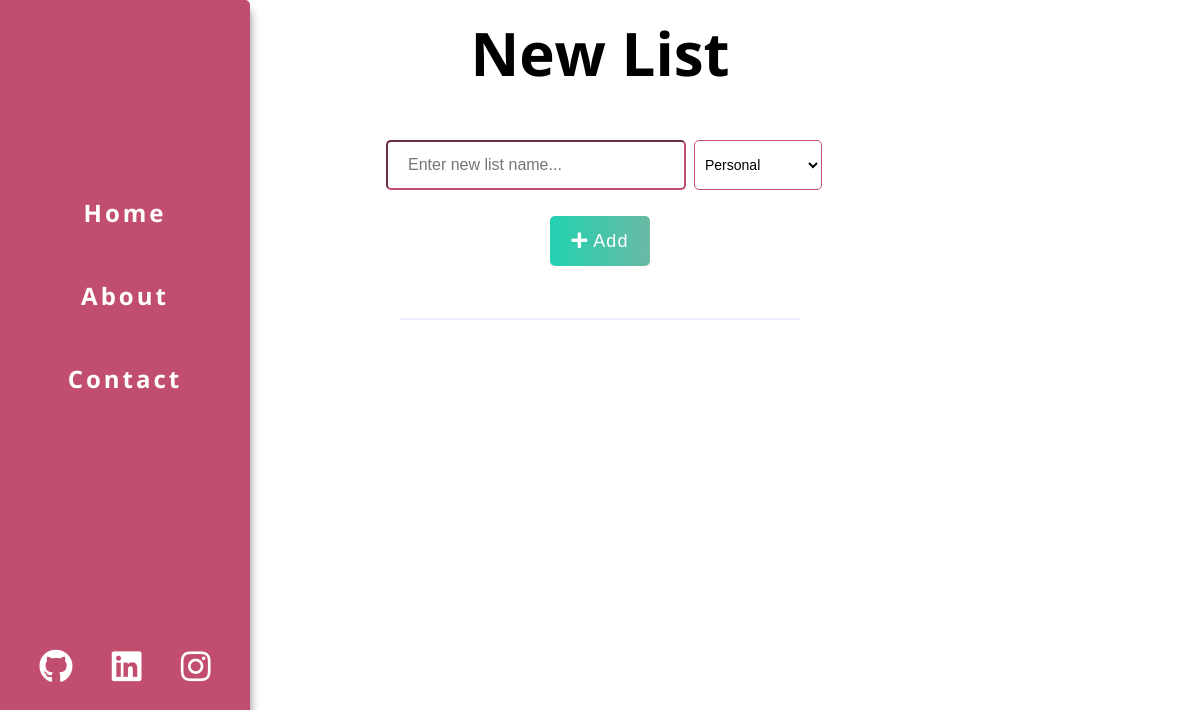
The app's page / (signed in), older data.
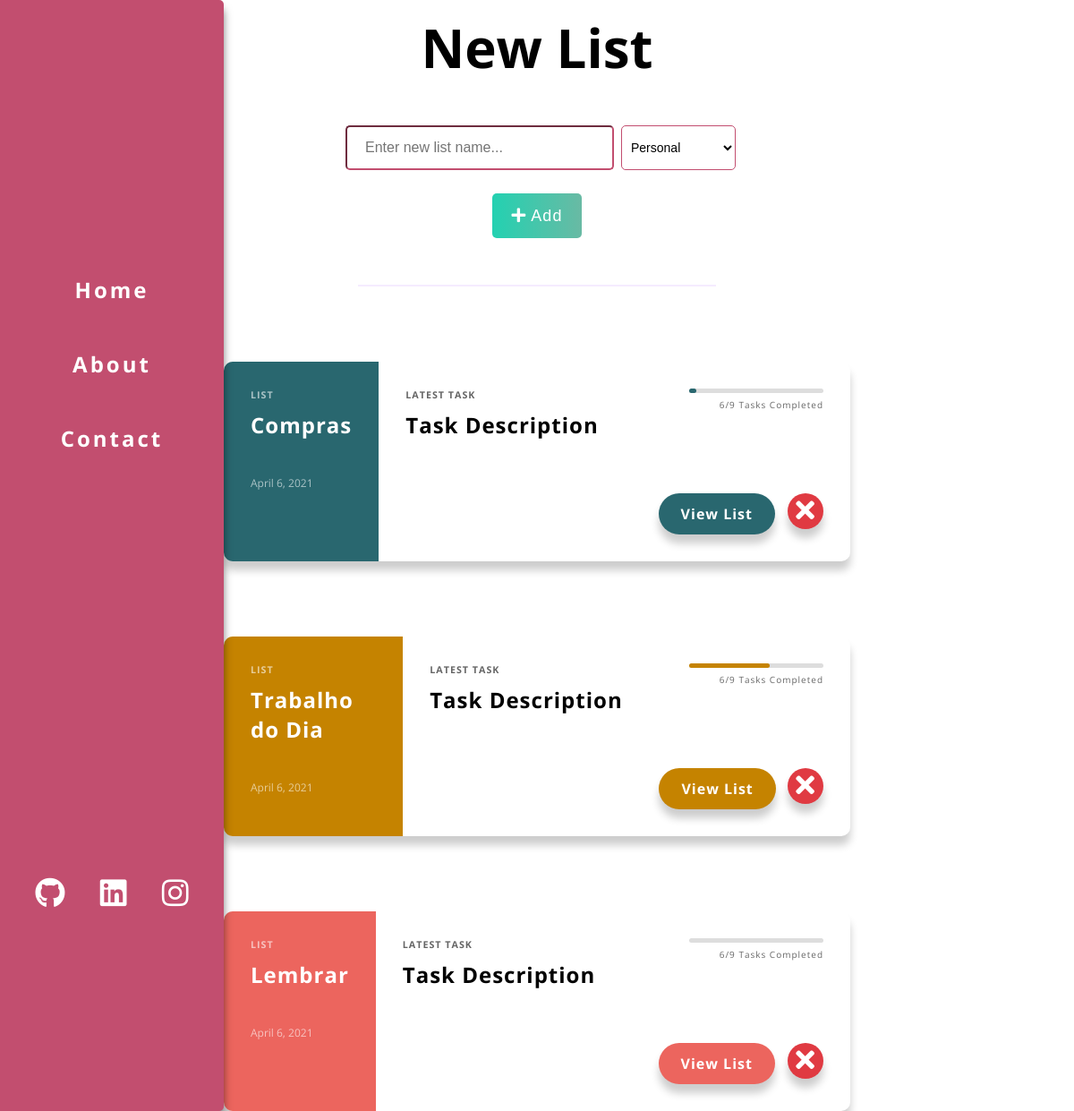
The same page, newer data.
### myTodoApp/models.py (models this page shows, shortened)
class ToDoList(models.Model):
    PERSONAL = 'PS'
    PROFESSIONAL = 'PF'
    SCRATCH = 'SC'
    LIST_TYPE_CHOICES = [
        (PERSONAL, 'Personal'),
        (PROFESSIONAL, 'Professional'),
        (SCRATCH,  'Scratch'),
    ]
    user = models.ForeignKey(User, on_delete=models.CASCADE, related_name='todolist',null=True)#If User is deleted all users task will be deleted
    name = models.CharField(max_length=200, null=True)
    list_type = models.CharField(max_length=2, choices=LIST_TYPE_CHOICES,default=PERSONAL)
    creation_date = models.DateField(auto_now_add=True)

### myTodoApp/views.py (the view)
# urls.py: path('', views.home, name='home'),
@login_required(login_url= 'myTodoApp:login')
def home(request):
    return render(request, 'myTodoApp/lists.html')

### templates/myTodoApp/lists.html (shortened to what this page needs)
{% extends 'base.html' %}
{% block form %}
        <div class="create-list-container">
          <div class="form-title">
              <h1>New List</h1>
          </div>
          <div class="form-container">
              <form action="{% url 'myTodoApp:new_list' %}" method="POST" id="create-list-form">
                  <div class="list-inputs">
                      <input type="text" name="list_name" id="" placeholder="Enter new list name..." />
                      <div class="custom-select">
                          <select name="list-type">
                              <option value="PERSONAL">Personal</option>
                          </select>
                      </div>
                  </div>
                  <button type="submit"><i class="fas fa-plus"></i> Add</button>
              </form>
          </div>
      </div>
    {% endblock form%}
{% block content %}
        <div class="todoLists-container">
                {% for todoList in request.user.todolist.all %}
                <div class="todoList">
                    <div class="todoList-preview {{todoList.list_type}}">
                      <h6>List</h6>
                      <h2>{{todoList.name}}</h2>
                      <p>{{todoList.creation_date}}</p>
                    </div>
                    <div class="todoList-info">
                      <div class="task-preview">
                        <h6>Latest Task</h6>
                        <h2>Task Description</h2>
                      </div>
                      <div class="progress-container">
                        <div class="progress"></div>
                        <div class="progress-done {{todoList.list_type}}"></div>
                        <span class="progress-text"> 6/9 Tasks Completed </span>
                      </div>
                      <div class="list-bnts">
                        <div class="btns-helper">
                          <a href="{% url 'myTodoApp:list_task' todoList.id %}" class="btn btn-view {{todoList.list_type}}"><div>View List</div></a>
                          <form class="list-btn-form" action="{% url 'myTodoApp:delete_list' todoList.id %}" method="POST">
                            <button class="btn btn-delete">
                              <i class="fas fa-times"></i>
                            </button>
                          </form>
                        </div>
                      </div>
                    </div>
                  </div>
                {% endfor %}
        </div>
{% endblock content%}

### templates/base.html (shortened to what this page needs)
{% load static %}
<!DOCTYPE html>
<html lang="en">
<head>
    <link rel="stylesheet" href="{% static '/css/style.css' %}">
    <link
    rel="stylesheet"
    href="https://cdnjs.cloudflare.com/ajax/libs/font-awesome/5.15.3/css/all.min.css"
/>
</head>
<body>
    <nav class="sidenav-container">
        <div id="mySidenav" class="sidenav">
            <div class="sidenav-link">
                <a href="{% url 'myTodoApp:home' %}">Home</a>
            </div>
            <div class="sidenav-link">
                <a href="#">About</a>
            </div>
            <div class="sidenav-link">
                <a href="#">Contact</a>
            </div>
        </div>
        <div class="sidenav-items">
            <div class="sidenav-social-item">
                <a href="https://github.com/SamuelSilva2310"><i class="fab fa-github"></i></a>
            </div>
            <div class="sidenav-social-item">
                <a href="https://www.linkedin.com/in/samuel-silva-140a681a8//"><i class="fab fa-linkedin"></i></a>
            </div>
            <div class="sidenav-social-item">
                <a href="https://www.instagram.com/samuel__2310"><i class="fab fa-instagram"></i></a>
            </div>
        </div>
    </nav>
    <section class="page-content-container">
        {% block form %}
        {% endblock form%}
        <div class="page-divider"></div>
        {% block content %}
        {% endblock content%}
    </section>
</body>
</html>

### static/css/style.css (style rules this page uses)
* { box-sizing: border-box; margin: 0; padding: 0; }
:root { --clr-dominant: #C24E6F; --clr-complementary: #ffffff; --clr-accent: #F5ECFF; --clr-accent2: #69BAA4; --list-clr-professional:#C58300 ; --list-clr-personal: #29676F; --list-clr-scratch: #EC655E; }
body { background-color: var(--clr-complementary); font-family: 'Open Sans', sans-serif; }
a, u { text-decoration: none; }
.page-divider { width: 400px; height: 2px; background-color: var(--clr-accent); }
.sidenav-container { display: flex; flex-direction: column; justify-content: space-around; height: 100%; width: 250px; background-color:var(--clr-dominant); box-shadow: 0 10px 10px rgba(0, 0, 0, 0.5); padding-top: 60px; z-index: 1; top: 0; left: 0; position: fixed; overflow-x: hidden; border-bottom-right-radius: 5px; border-top-right-radius: 5px; }
.sidenav { display: flex; flex-direction: column; align-items: center; }
.sidenav-link { padding: 10%; }
.sidenav-link a { text-decoration: none; color: var(--clr-complementary); letter-spacing: 3px; text-align: left; font-size: 24px; font-weight: bold; transition: 0.2s ease-in-out; }
.sidenav-items { display: flex; justify-content: space-evenly; }
.sidenav-social-item a { text-decoration: none; color: var(--clr-complementary); font-size: 34px; transition: 0.2s ease-in-out; }
.create-list-container { display: flex; flex-direction: column; align-items: center; justify-content: center; padding: 1%; background-color: var(--clr-complementary); width: 100%; }
.form-title { font-size: 40px; color: black; }
.form-container { display: flex; flex-direction: row; }
#create-list-form { padding: 30px; display: flex; flex-direction: column; align-items: center; justify-content: center; }
.list-inputs { display: flex; align-items: center; justify-content: space-between; }
.list-inputs input[type=text] { width: 300px; height: 50px; padding: 20px; margin: 1rem 0.5rem; border-color: var(--clr-dominant); border-radius: 5px; outline: none; font-size: 16px; }
select { box-shadow: 0 10px 25px (0,0,0,0.2); font-size: 14px; height: 50px; padding: 14px 30px 14px 6px; border-radius: 5px; background-color: var(--bg-light); border-color: var(--clr-dominant); color: black; }
.custom-select { position: relative; }
.create-list-container form>button { text-align: center; background-image: linear-gradient(to right, #23d1b1 0%, var(--clr-accent2) 100%); border: none; color: var(--clr-complementary); border-radius: 5px; margin: 10px; letter-spacing: 1px; transition: all .2s ease-in-out; font-size: 18px; width: 100px; height: 50px; }
.page-content-container { display: flex; flex-direction: column; align-items: center; justify-content: space-between; height: 100%; }
.todoList { background-color: #fff; border-radius: 10px; box-shadow: 0 10px 10px rgba(0, 0, 0, 0.2); display: flex; max-width: 700px; margin-top: 12%; overflow: hidden; width: 700px; }
.todoList h6 { opacity: 0.6; margin: 0; letter-spacing: 1px; text-transform: uppercase; }
.todoList h2 { letter-spacing: 1px; margin: 10px 0; }
.todoList-preview { color: #fff; padding: 30px; max-width: 250px; }
.todoList-preview p { color: #fff; display: inline-block; font-size: 12px; opacity: 0.6; margin-top: 30px; text-decoration: none; }
.todoList-info { padding: 30px; position: relative; width: 100%; }
.progress-container { position: absolute; top: 30px; right: 30px; text-align: right; width: 150px; }
.progress { background-color: #ddd; border-radius: 3px; height: 5px; width: 100%; }
.progress-done { border-radius: 3px; content: ''; position: absolute; top: 0; left: 0; height: 5px; width: 0%; }
.progress-text { font-size: 10px; opacity: 0.6; letter-spacing: 1px; }
.list-bnts { display: flex; flex-direction: column; justify-content: flex-end; text-align: center; }
.btns-helper { margin-top: 50px; display: flex; justify-content: flex-end; text-align: center; }
.btn { border: 0; box-shadow: 0 10px 10px rgba(0, 0, 0, 0.2); color: #fff; font-size: 16px; outline: none; }
.btn-view { border-radius: 50px; letter-spacing: 1px; font-weight: bold; transition: 0.3s ease-out; padding: 12px 25px; margin-right: 3%; }
.btn-delete { text-align: center; background-color: #e03a42; border-radius: 50%; letter-spacing: 1px; transition: 0.3s ease-out; font-size: 30px; width: 40px; height: 40px; }
.PERSONAL { background-color: var(--list-clr-personal); }
.PROFESSIONAL { background-color: var(--list-clr-professional); }
.SCRATCH { background-color: var(--list-clr-scratch); }

Row changes from the older to the newer data that the page shows:
added ToDoList: name "Compras", creation_date "April 6, 2021"
added ToDoList: name "Trabalho do Dia", creation_date "April 6, 2021"
added ToDoList: name "Lembrar", creation_date "April 6, 2021"
